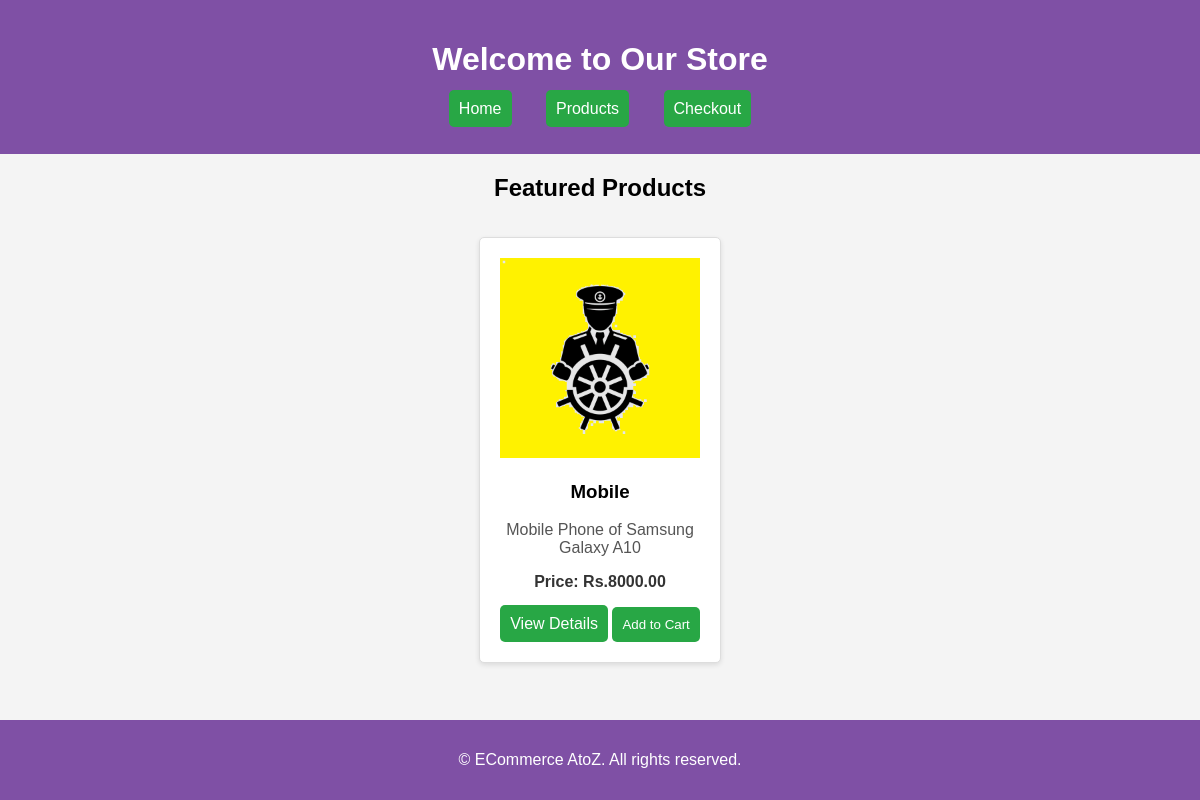
Before: / with the older database file.
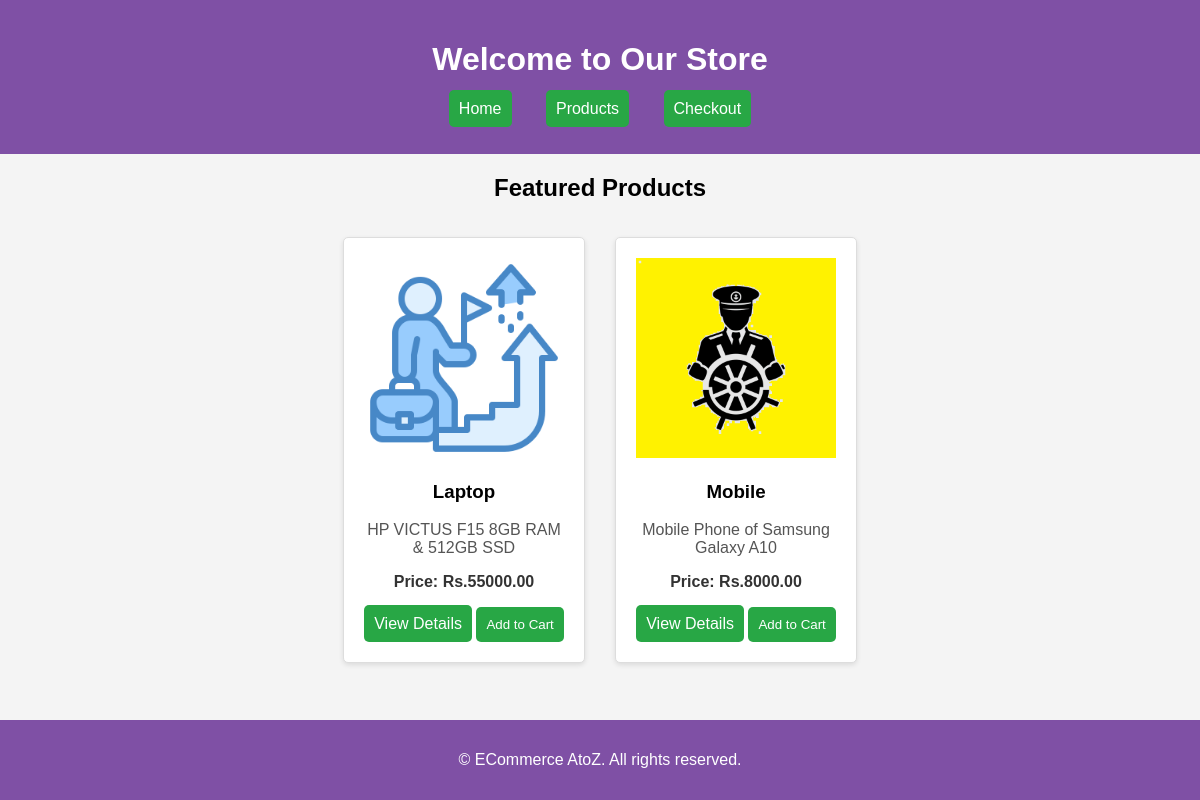
After: the same page with the newer database file.
### shop/models.py (models this page shows, shortened)
class Product(models.Model):
    name = models.CharField(max_length=100)
    description = models.TextField()
    price = models.DecimalField(max_digits=10, decimal_places=2)
    created_at = models.DateTimeField(auto_now_add=True)
    updated_at = models.DateTimeField(auto_now=True)
    category = models.ForeignKey(Category, on_delete=models.CASCADE, related_name='products')
    stock = models.PositiveIntegerField(default=0)
    is_active = models.BooleanField(default=True)
    is_featured = models.BooleanField(default=False)
    image = models.ImageField(upload_to='products/', null=True, blank=True)
    class Meta:
        ordering = ['name']
        verbose_name = 'Product'
        verbose_name_plural = 'Products'

### shop/views.py (the view)
# urls.py: path('', homepage, name='homepage'),
def homepage(request):
    featured_products = Product.objects.filter(is_active=True, is_featured=True)
    context = {
        'featured_products': featured_products
    }
    return render(request, 'homepage.html', context)

### shop/templates/homepage.html (shortened to what this page needs)
{% load static %}
<!DOCTYPE html>
<html lang="en">
<head>
    <link rel="stylesheet" href="{% static 'css/styles.css' %}">
</head>
<body>
    <header>
        <div class="container">
            <h1>Welcome to Our Store</h1>
            <nav>
                <ul>
                    <li><a class="btn" href="{% url 'homepage' %}">Home</a></li>
                    <li><a class="btn" href="{% url 'product_listing' %}">Products</a></li>
                    <li><a class="btn" href="{% url 'checkout' %}">Checkout</a></li>
                </ul>
            </nav>
        </div>
    </header>
    <main>
        <div class="container">
            <h2>Featured Products</h2>
            <div class="product-list">
                {% for product in featured_products %}
                    <div class="product-item">
                        <img src="{{ product.image.url }}" alt="{{ product.name }}" class="product-image" />
                        <h3>{{ product.name }}</h3>
                        <p class="product-description">{{ product.description|truncatewords:15 }}</p>
                        <p class="product-price">Price: Rs.{{ product.price }}</p>
                        <a href="{% url 'product_detail' product.id %}" class="btn">View Details</a>
                        <button class="btn add-to-cart">Add to Cart</button>
                    </div>
                {% empty %}
                    <p>No featured products available at this time.</p>
                {% endfor %}
            </div>
        </div>
    </main>
    <footer>
        <div class="container">
            <p>&copy; {{ current_year }} ECommerce AtoZ. All rights reserved.</p>
        </div>
    </footer>
</body>
</html>

### shop/static/css/styles.css (style rules this page uses)
body { font-family: Arial, sans-serif; margin: 0; padding: 0; background-color: #f4f4f4; }
.container { width: 90%; max-width: 1200px; margin: auto; }
header { background-color: #7f50a5; color: #fff; padding: 20px 0; }
header h1 { text-align: center; }
nav ul { list-style: none; padding: 0; text-align: center; }
nav ul li { display: inline; margin: 0 15px; }
nav ul li a { color: #fff; text-decoration: none; }
h2 { text-align: center; margin: 20px 0; }
.product-list { display: flex; flex-wrap: wrap; justify-content: center; }
.product-item { background: #fff; border: 1px solid #ddd; border-radius: 5px; margin: 15px; padding: 20px; text-align: center; width: 200px; box-shadow: 0 2px 5px rgba(0, 0, 0, 0.1); transition: transform 0.3s; }
.product-image { max-width: 100%; height: auto; }
.product-description { color: #555; }
.product-price { font-weight: bold; color: #333; }
.btn { background-color: #28a745; color: white; padding: 10px; border: none; border-radius: 5px; cursor: pointer; text-decoration: none; }
footer { background-color: #7f50a5; color: #fff; text-align: center; padding: 15px 0; position: fixed; bottom: 0; width: 100%; }

Changed rows visible on the page:
added Product: image (picture), name "Laptop", description "HP VICTUS F15 8GB RAM & 512GB SSD", price "55000.00"
